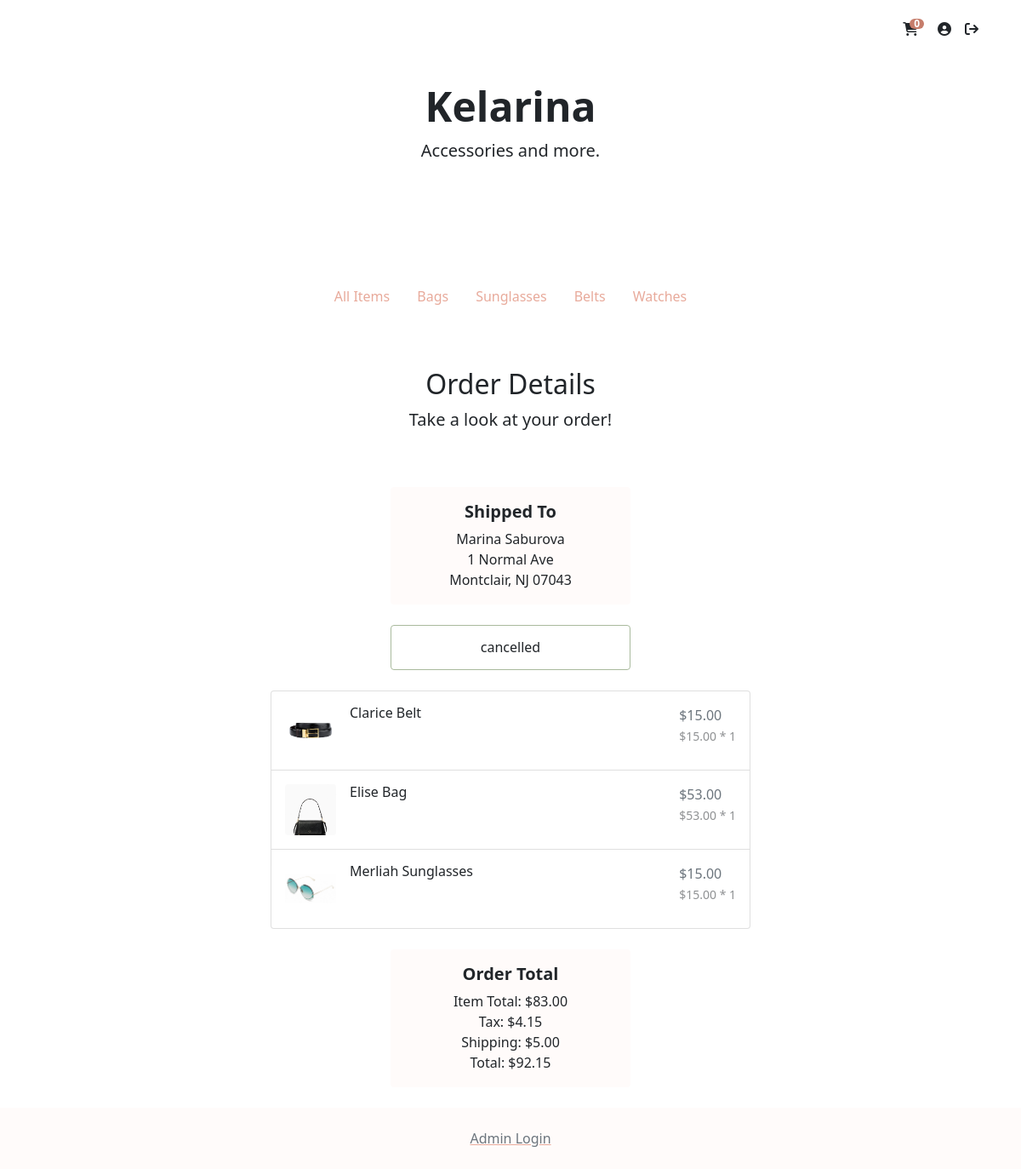
/?action=order-details&orderid=0000000055 (signed in), run on the app's committed database.
### tables this page shows
CREATE TABLE `orders` (
  `orderID` int(10) UNSIGNED ZEROFILL NOT NULL,
  `customerID` int(10) UNSIGNED ZEROFILL DEFAULT NULL,
  `email` varchar(60) NOT NULL,
  `itemsPrice` decimal(7,2) UNSIGNED NOT NULL,
  `shipping` decimal(4,2) UNSIGNED NOT NULL,
  `tax` decimal(4,2) UNSIGNED NOT NULL,
  `status` varchar(15) NOT NULL,
  `timePlaced` timestamp NOT NULL DEFAULT current_timestamp(),
  `shipFirstName` varchar(30) NOT NULL,
  `shipLastName` varchar(30) NOT NULL,
  `shipStreet` varchar(30) NOT NULL,
  `shipStreet2` varchar(30) DEFAULT NULL,
  `shipCity` varchar(30) NOT NULL,
  `shipState` char(2) NOT NULL,
  `shipZip` int(5) UNSIGNED ZEROFILL NOT NULL
);

CREATE TABLE `order_items` (
  `orderID` int(10) UNSIGNED ZEROFILL NOT NULL,
  `itemID` int(10) UNSIGNED ZEROFILL NOT NULL,
  `quantity` int(3) UNSIGNED NOT NULL,
  `price` decimal(5,2) UNSIGNED NOT NULL
);

CREATE TABLE `item` (
  `itemID` int(10) UNSIGNED ZEROFILL NOT NULL,
  `name` varchar(30) NOT NULL,
  `price` decimal(5,2) UNSIGNED NOT NULL,
  `quantity` int(3) UNSIGNED NOT NULL,
  `category` varchar(15) NOT NULL,
  `color` varchar(15) NOT NULL,
  `material` varchar(15) NOT NULL,
  `description` text DEFAULT NULL,
  `tags` text DEFAULT NULL
);

### function/customer-db.php (called while the page is built, shortened)
<?php
function getOrderDetails($orderID)
{
    global $db;
    $query = 'SELECT * FROM `orders` WHERE `orderID` = :orderID';
    $statement = $db->prepare($query);
    $statement->bindValue(':orderID', $orderID);
    $statement->execute();
    $orderInfo = $statement->fetch();
    return $orderInfo;
}
function getOrderItems($orderID)
{
    global $db;
    $query = 'SELECT `order_items`.*, `item`.`name` FROM `order_items` INNER JOIN `item` ON `order_items`.`itemID` = `item`.`itemID`  WHERE `orderID` = :orderID';
    $statement = $db->prepare($query);
    $statement->bindValue(':orderID', $orderID);
    $statement->execute();
    $items = $statement->fetchAll();
    return $items;
}

### function/store-db.php (called while the page is built, shortened)
<?php
function getItemImage($itemID)
{
    $path = "media/purse.jpg";
    $exts = array('bmp', 'png', 'jpg', 'jpeg');
    foreach ($exts as $ext) {
        if (file_exists("media/" . $itemID . "." . $ext)) {
            $path = "media/" . $itemID . "." . $ext;
        }
    }
    return $path;
}

### page/order-details.php (the view, shortened to what this page needs)
<?php
include('view/header.php');
include('view/navigation.php')
?>
<div class="container-fluid">
    <main>
        <div class="py-5 text-center">
            <h2>Order Details</h2>
            <p class="lead">Take a look at your order!</p>
        </div>
        <div class="container-fluid">
            <div class="py-0 text-center w-25 mx-auto">
                <div class="card bg-light sticky-top mb-4 border-light" style="top: 72px">
                    <div class="card-body">
                        <h5 class="card-title"><b>Shipped To</b></h5>
                        <p class="card-text my-0"><?php echo $order['shipFirstName'] . ' ' . $order['shipLastName'] ?></p>
                        <p class="card-text my-0"><?php echo $order['shipStreet'] ?></p>
                        <p class="card-text my-0"><?php echo $order['shipCity'] . ', ' . $order['shipState'] . ' ' . $order['shipZip'] ?></p>
                    </div>
                </div>
            </div>
            <div class="py-0 text-center w-25 mx-auto">
                <div class="card sticky-top bg-white mb-4 border-success" style="top: 72px">
                    <div class="card-body">
                        <h6 class="card-title my-0"><?php echo $order['status'] ?></h6>
                    </div>
                </div>
            </div>
            <div class="list-group w-50 mx-auto">
                <?php
                foreach ($items as $item) { ?>
                    <a href=".?action=product&itemid=<?php echo $item['itemID'] ?>#view" class="list-group-item list-group-item-action d-flex gap-3 py-3" aria-current="true">
                        <img src="<?php echo getItemImage($item['itemID']) ?>" alt="twbs" height="60px" width="60px" style="object-fit: cover" class="rounded flex-shrink-0">
                        <div class="d-flex gap-2 w-100 justify-content-between">
                            <div>
                                <h6 class="my-0"><?php echo $item['name'] ?></h6>
                            </div>
                            <div>
                                <p class="text-muted my-0">$<?php echo number_format($item['price'] * $item['quantity'], 2) ?></p>
                                <small class="opacity-50 my-0">$<?php echo number_format($item['price'], 2) . ' * ' . $item['quantity'] ?></small>
                            </div>
                        </div>
                    </a>
                <?php } ?>
            </div>
            <div class="my-4 text-center w-25 mx-auto">
                <div class="card bg-light sticky-top mb-4 border-light" style="top: 72px">
                    <div class="card-body">
                        <h5 class="card-title"><b>Order Total</b></h5>
                        <p class="card-text my-0">Item Total: $<?php echo number_format($order['itemsPrice'], 2) ?></p>
                        <p class="card-text my-0">Tax: $<?php echo number_format($order['tax'], 2) ?></p>
                        <p class="card-text my-0">Shipping: $<?php echo number_format($order['shipping'], 2) ?></p>
                        <p class="card-text my-0">Total: $<?php echo number_format(($order['itemsPrice'] + $order['tax'] + $order['shipping']), 2) ?></p>
                    </div>
                </div>
            </div>
    </main>
</div>
<?php include('view/footer.php') ?>

### data on the page
orders: shipFirstName "Marina", shipLastName "Saburova", shipStreet "1 Normal Ave", shipCity "Montclair", shipState "NJ", shipZip "07043", status "cancelled", itemsPrice "83.00", tax "4.15", shipping "5.00", $order['itemsPrice'] + $order['tax'] + $order['shipping'] "92.15"
order_items: shows a picture, itemID.name "Clarice Belt", $item['price']*$item['quantity'] "15.00", price "15.00", quantity "1"
order_items: shows a picture, itemID.name "Elise Bag", $item['price']*$item['quantity'] "53.00", price "53.00", quantity "1"
order_items: shows a picture, itemID.name "Merliah Sunglasses", $item['price']*$item['quantity'] "15.00", price "15.00", quantity "1"

### other printed values
getCartNumOfItems() "0"
